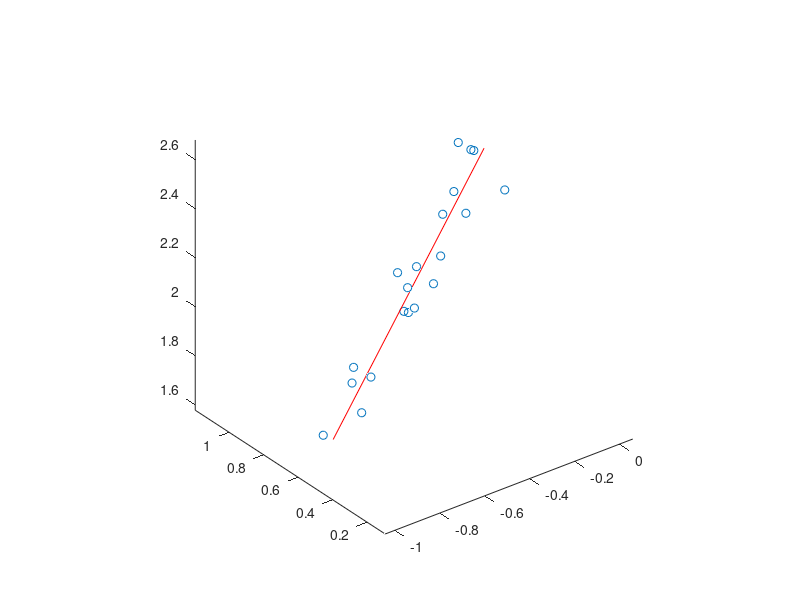

MATLAB code for this plot:
% Point generation
n = 20;
a = randn(3,1);
b = randn(3,1);
t = rand(1,n);
points = a + b.*t;
points = points + 0.05*randn(size(points));

%line fit
centroid = mean(points,2);
deviation_vectors = points-centroid;
[U,S,~] = svd(deviation_vectors);
d = U(:,1); % principal direction
t = d'*deviation_vectors; % project deviation vectors on the principal directions
t1 = min(t);
t2 = max(t);
fitted_line = centroid + [t1,t2].*d; % size 3x2, endpoints of the line segment in 3d space
% Check
x = points(1,:);
y = points(2,:);
z = points(3,:);
xl = fitted_line(1,:);
yl = fitted_line(2,:);
zl = fitted_line(3,:);
close all

plot3(x,y,z,'o');
hold on
plot3(xl,yl,zl,'r');
axis equal